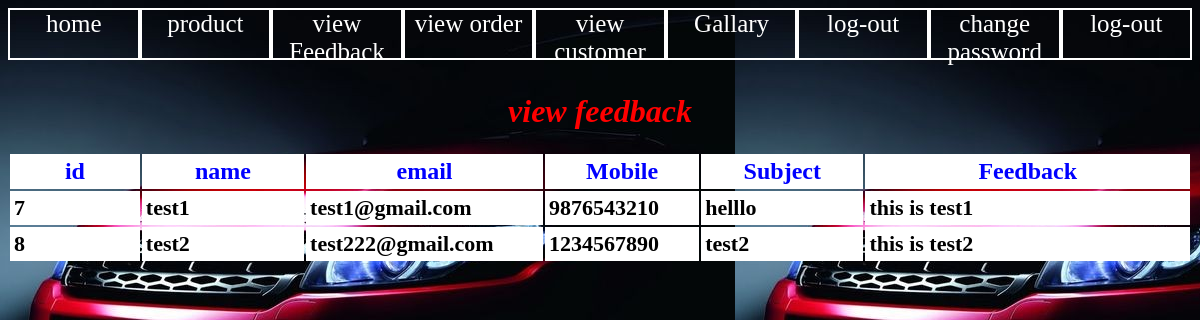
Page /admin/viewFeeback.php (signed in) on the committed database.
### tables this page shows
CREATE TABLE `feedback_table` (
  `f_id` int(15) NOT NULL,
  `name` varchar(20) NOT NULL,
  `email` varchar(40) NOT NULL,
  `mobile` bigint(10) NOT NULL,
  `subject` varchar(30) NOT NULL,
  `feedback` varchar(30) NOT NULL
);

### admin/viewFeeback.php (the view, shortened to what this page needs)
<?php
include "header.php";
?>
<form action="" method="post" enctype="multipart/form-data" name="form1" id="form1">
<h1 align="center" class="style8"><font color="#FF0000"><b><i>view feedback</i></b></font></h1>
<table width="100%" border="0" cellpadding="4">
    <tr style="color:#FFFFFF" bgcolor="white">
      <td width="8%" bgcolor="white"><div align="center" class="style4">id</div></td>
	  <td width="10%" bgcolor="white"><div align="center" class="style4">name</div></td>
      <td width="10%" bgcolor="white"><div align="center" class="style4">email</div></td>
      <td width="8%" bgcolor="white"><div align="center" class="style4">Mobile</div></td>
	        <td width="10%" bgcolor="white"><div align="center" class="style4">Subject</div></td>
			      <td width="20%" bgcolor="white"s><div align="center" class="style4">Feedback</div></td>
    </tr>
<?php
$sql="select * from feedback_table";
$result=mysql_query($sql);
while($row=mysql_fetch_array($result)) {
?>
  <tr bgcolor="#FFCCCC">
    <td bgcolor="white"><span class="style7"><?php echo $row['0']; ?></span></td>
    <td bgcolor="white"><span class="style7"><?php echo $row['1']; ?></span></td>
	<td bgcolor="white"><span class="style7"><?php echo $row['2']; ?></span></td>
	<td bgcolor="white"><span class="style7"><?php echo $row['3']; ?></span></td>
    <td bgcolor="white"><span class="style7"><?php echo $row['4']; ?></span></td>
    <td bgcolor="white"><span class="style7"><?php echo $row['5']; ?></span></td>
  </tr>
<?php } ?>
</table>
</form>

### admin/header.php (style rules this page uses)
.style4 { font-size: 22px; font-weight: bold; color: #0000FF; }

### admin/viewFeeback.php (style rules this page uses)
.style7 { font-size: 22px; font-weight: bold; }
.style8 { color: #FF3399; }

### rows in the picture
feedback_table: f_id "7", name "test1", email "test1@gmail.com", mobile "9876543210", subject "helllo", feedback "this is test1"
feedback_table: f_id "8", name "test2", email "test222@gmail.com", mobile "1234567890", subject "test2", feedback "this is test2"
